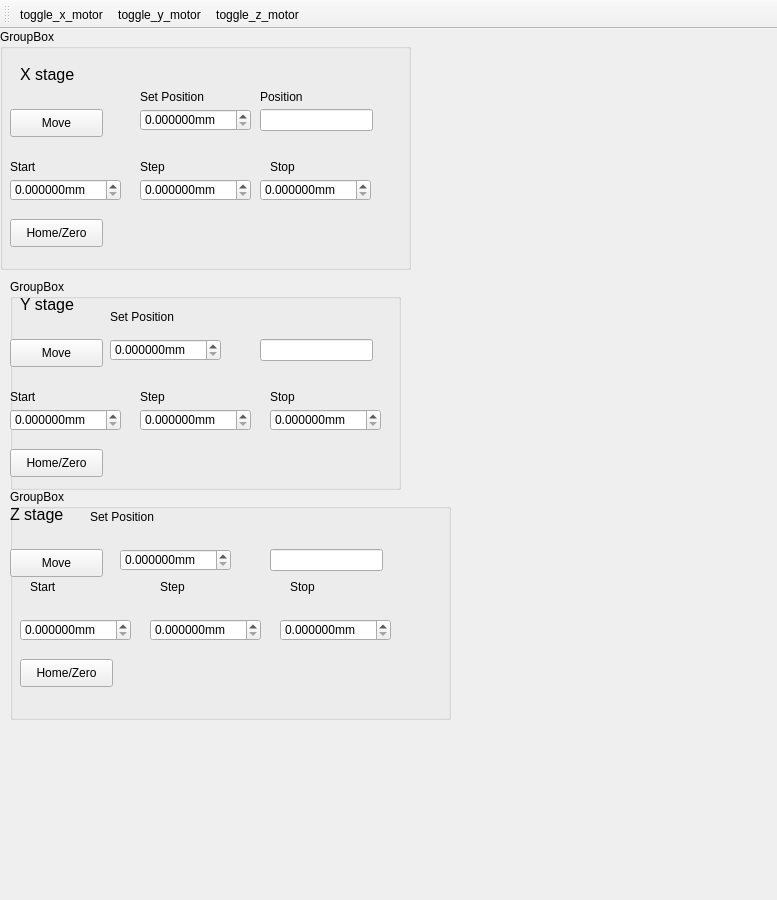
<?xml version="1.0" encoding="UTF-8"?>
<ui version="4.0">
 <class>MainWindow</class>
 <widget class="QMainWindow" name="MainWindow">
  <property name="geometry">
   <rect>
    <x>0</x>
    <y>0</y>
    <width>777</width>
    <height>900</height>
   </rect>
  </property>
  <property name="windowTitle">
   <string>MainWindow</string>
  </property>
  <widget class="QWidget" name="centralwidget">
   <widget class="QGroupBox" name="groupBox">
    <property name="geometry">
     <rect>
      <x>0</x>
      <y>0</y>
      <width>411</width>
      <height>241</height>
     </rect>
    </property>
    <property name="title">
     <string>GroupBox</string>
    </property>
    <widget class="QDoubleSpinBox" name="x_Set_Position_doubleSpinBox">
     <property name="geometry">
      <rect>
       <x>140</x>
       <y>80</y>
       <width>111</width>
       <height>22</height>
      </rect>
     </property>
     <property name="suffix">
      <string>mm</string>
     </property>
     <property name="decimals">
      <number>6</number>
     </property>
     <property name="maximum">
      <double>25.000000000000000</double>
     </property>
    </widget>
    <widget class="QLabel" name="label_4">
     <property name="geometry">
      <rect>
       <x>140</x>
       <y>60</y>
       <width>71</width>
       <height>16</height>
      </rect>
     </property>
     <property name="text">
      <string>Set Position</string>
     </property>
    </widget>
    <widget class="QLabel" name="label">
     <property name="geometry">
      <rect>
       <x>20</x>
       <y>30</y>
       <width>151</width>
       <height>31</height>
      </rect>
     </property>
     <property name="font">
      <font>
       <pointsize>12</pointsize>
      </font>
     </property>
     <property name="text">
      <string>X stage</string>
     </property>
    </widget>
    <widget class="QPushButton" name="x_Home_PushButton">
     <property name="geometry">
      <rect>
       <x>10</x>
       <y>190</y>
       <width>93</width>
       <height>28</height>
      </rect>
     </property>
     <property name="text">
      <string>Home/Zero</string>
     </property>
    </widget>
    <widget class="QLabel" name="label_7">
     <property name="geometry">
      <rect>
       <x>260</x>
       <y>60</y>
       <width>71</width>
       <height>16</height>
      </rect>
     </property>
     <property name="text">
      <string>Position</string>
     </property>
    </widget>
    <widget class="QLineEdit" name="x_Position_lineEdit">
     <property name="geometry">
      <rect>
       <x>260</x>
       <y>80</y>
       <width>113</width>
       <height>22</height>
      </rect>
     </property>
     <property name="readOnly">
      <bool>true</bool>
     </property>
    </widget>
    <widget class="QDoubleSpinBox" name="x_Start_doubleSpinBox">
     <property name="geometry">
      <rect>
       <x>10</x>
       <y>150</y>
       <width>111</width>
       <height>22</height>
      </rect>
     </property>
     <property name="suffix">
      <string>mm</string>
     </property>
     <property name="decimals">
      <number>6</number>
     </property>
     <property name="maximum">
      <double>25.000000000000000</double>
     </property>
    </widget>
    <widget class="QDoubleSpinBox" name="x_Step_doubleSpinBox">
     <property name="geometry">
      <rect>
       <x>140</x>
       <y>150</y>
       <width>111</width>
       <height>22</height>
      </rect>
     </property>
     <property name="suffix">
      <string>mm</string>
     </property>
     <property name="decimals">
      <number>6</number>
     </property>
     <property name="maximum">
      <double>25.000000000000000</double>
     </property>
    </widget>
    <widget class="QDoubleSpinBox" name="x_Stop_doubleSpinBox">
     <property name="geometry">
      <rect>
       <x>260</x>
       <y>150</y>
       <width>111</width>
       <height>22</height>
      </rect>
     </property>
     <property name="suffix">
      <string>mm</string>
     </property>
     <property name="decimals">
      <number>6</number>
     </property>
     <property name="maximum">
      <double>25.000000000000000</double>
     </property>
    </widget>
    <widget class="QLabel" name="label_8">
     <property name="geometry">
      <rect>
       <x>10</x>
       <y>130</y>
       <width>71</width>
       <height>16</height>
      </rect>
     </property>
     <property name="text">
      <string>Start</string>
     </property>
    </widget>
    <widget class="QLabel" name="label_9">
     <property name="geometry">
      <rect>
       <x>140</x>
       <y>130</y>
       <width>71</width>
       <height>16</height>
      </rect>
     </property>
     <property name="text">
      <string>Step</string>
     </property>
    </widget>
    <widget class="QLabel" name="label_15">
     <property name="geometry">
      <rect>
       <x>270</x>
       <y>130</y>
       <width>71</width>
       <height>16</height>
      </rect>
     </property>
     <property name="text">
      <string>Stop</string>
     </property>
    </widget>
    <widget class="QPushButton" name="x_Move_PushButton">
     <property name="geometry">
      <rect>
       <x>10</x>
       <y>80</y>
       <width>93</width>
       <height>28</height>
      </rect>
     </property>
     <property name="text">
      <string>Move</string>
     </property>
    </widget>
   </widget>
   <widget class="QGroupBox" name="groupBox_2">
    <property name="geometry">
     <rect>
      <x>10</x>
      <y>250</y>
      <width>391</width>
      <height>211</height>
     </rect>
    </property>
    <property name="title">
     <string>GroupBox</string>
    </property>
    <widget class="QLabel" name="label_2">
     <property name="geometry">
      <rect>
       <x>10</x>
       <y>10</y>
       <width>151</width>
       <height>31</height>
      </rect>
     </property>
     <property name="font">
      <font>
       <pointsize>12</pointsize>
      </font>
     </property>
     <property name="text">
      <string>Y stage</string>
     </property>
    </widget>
    <widget class="QLabel" name="label_5">
     <property name="geometry">
      <rect>
       <x>100</x>
       <y>30</y>
       <width>71</width>
       <height>16</height>
      </rect>
     </property>
     <property name="text">
      <string>Set Position</string>
     </property>
    </widget>
    <widget class="QLabel" name="label_16">
     <property name="geometry">
      <rect>
       <x>260</x>
       <y>110</y>
       <width>71</width>
       <height>16</height>
      </rect>
     </property>
     <property name="text">
      <string>Stop</string>
     </property>
    </widget>
    <widget class="QLabel" name="label_17">
     <property name="geometry">
      <rect>
       <x>130</x>
       <y>110</y>
       <width>71</width>
       <height>16</height>
      </rect>
     </property>
     <property name="text">
      <string>Step</string>
     </property>
    </widget>
    <widget class="QLabel" name="label_18">
     <property name="geometry">
      <rect>
       <x>0</x>
       <y>110</y>
       <width>71</width>
       <height>16</height>
      </rect>
     </property>
     <property name="text">
      <string>Start</string>
     </property>
    </widget>
    <widget class="QPushButton" name="y_Home_PushButton">
     <property name="geometry">
      <rect>
       <x>0</x>
       <y>170</y>
       <width>93</width>
       <height>28</height>
      </rect>
     </property>
     <property name="text">
      <string>Home/Zero</string>
     </property>
    </widget>
    <widget class="QDoubleSpinBox" name="y_Step_doubleSpinBox">
     <property name="geometry">
      <rect>
       <x>130</x>
       <y>130</y>
       <width>111</width>
       <height>22</height>
      </rect>
     </property>
     <property name="suffix">
      <string>mm</string>
     </property>
     <property name="decimals">
      <number>6</number>
     </property>
     <property name="maximum">
      <double>25.000000000000000</double>
     </property>
    </widget>
    <widget class="QDoubleSpinBox" name="y_Stop_doubleSpinBox">
     <property name="geometry">
      <rect>
       <x>260</x>
       <y>130</y>
       <width>111</width>
       <height>22</height>
      </rect>
     </property>
     <property name="suffix">
      <string>mm</string>
     </property>
     <property name="decimals">
      <number>6</number>
     </property>
     <property name="maximum">
      <double>25.000000000000000</double>
     </property>
    </widget>
    <widget class="QDoubleSpinBox" name="y_Start_doubleSpinBox">
     <property name="geometry">
      <rect>
       <x>0</x>
       <y>130</y>
       <width>111</width>
       <height>22</height>
      </rect>
     </property>
     <property name="suffix">
      <string>mm</string>
     </property>
     <property name="decimals">
      <number>6</number>
     </property>
     <property name="maximum">
      <double>25.000000000000000</double>
     </property>
    </widget>
    <widget class="QDoubleSpinBox" name="y_Set_Position_doubleSpinBox">
     <property name="geometry">
      <rect>
       <x>100</x>
       <y>60</y>
       <width>111</width>
       <height>22</height>
      </rect>
     </property>
     <property name="suffix">
      <string>mm</string>
     </property>
     <property name="decimals">
      <number>6</number>
     </property>
     <property name="maximum">
      <double>25.000000000000000</double>
     </property>
    </widget>
    <widget class="QLineEdit" name="y_Position_lineEdit">
     <property name="geometry">
      <rect>
       <x>250</x>
       <y>60</y>
       <width>113</width>
       <height>22</height>
      </rect>
     </property>
     <property name="readOnly">
      <bool>true</bool>
     </property>
    </widget>
    <widget class="QPushButton" name="y_Move_PushButton">
     <property name="geometry">
      <rect>
       <x>0</x>
       <y>60</y>
       <width>93</width>
       <height>28</height>
      </rect>
     </property>
     <property name="text">
      <string>Move</string>
     </property>
    </widget>
   </widget>
   <widget class="QGroupBox" name="groupBox_3">
    <property name="geometry">
     <rect>
      <x>10</x>
      <y>460</y>
      <width>441</width>
      <height>231</height>
     </rect>
    </property>
    <property name="title">
     <string>GroupBox</string>
    </property>
    <widget class="QLabel" name="label_3">
     <property name="geometry">
      <rect>
       <x>0</x>
       <y>10</y>
       <width>151</width>
       <height>31</height>
      </rect>
     </property>
     <property name="font">
      <font>
       <pointsize>12</pointsize>
      </font>
     </property>
     <property name="text">
      <string>Z stage</string>
     </property>
    </widget>
    <widget class="QLabel" name="label_6">
     <property name="geometry">
      <rect>
       <x>80</x>
       <y>20</y>
       <width>71</width>
       <height>16</height>
      </rect>
     </property>
     <property name="text">
      <string>Set Position</string>
     </property>
    </widget>
    <widget class="QLabel" name="label_19">
     <property name="geometry">
      <rect>
       <x>150</x>
       <y>90</y>
       <width>71</width>
       <height>16</height>
      </rect>
     </property>
     <property name="text">
      <string>Step</string>
     </property>
    </widget>
    <widget class="QLabel" name="label_20">
     <property name="geometry">
      <rect>
       <x>280</x>
       <y>90</y>
       <width>71</width>
       <height>16</height>
      </rect>
     </property>
     <property name="text">
      <string>Stop</string>
     </property>
    </widget>
    <widget class="QLabel" name="label_21">
     <property name="geometry">
      <rect>
       <x>20</x>
       <y>90</y>
       <width>71</width>
       <height>16</height>
      </rect>
     </property>
     <property name="text">
      <string>Start</string>
     </property>
    </widget>
    <widget class="QPushButton" name="z_Home_PushButton">
     <property name="geometry">
      <rect>
       <x>10</x>
       <y>170</y>
       <width>93</width>
       <height>28</height>
      </rect>
     </property>
     <property name="text">
      <string>Home/Zero</string>
     </property>
    </widget>
    <widget class="QDoubleSpinBox" name="z_Step_doubleSpinBox">
     <property name="geometry">
      <rect>
       <x>140</x>
       <y>130</y>
       <width>111</width>
       <height>22</height>
      </rect>
     </property>
     <property name="suffix">
      <string>mm</string>
     </property>
     <property name="decimals">
      <number>6</number>
     </property>
     <property name="maximum">
      <double>25.000000000000000</double>
     </property>
    </widget>
    <widget class="QDoubleSpinBox" name="z_Set_Position_doubleSpinBox">
     <property name="geometry">
      <rect>
       <x>110</x>
       <y>60</y>
       <width>111</width>
       <height>22</height>
      </rect>
     </property>
     <property name="suffix">
      <string>mm</string>
     </property>
     <property name="decimals">
      <number>6</number>
     </property>
     <property name="maximum">
      <double>25.000000000000000</double>
     </property>
    </widget>
    <widget class="QLineEdit" name="z_Position_lineEdit">
     <property name="geometry">
      <rect>
       <x>260</x>
       <y>60</y>
       <width>113</width>
       <height>22</height>
      </rect>
     </property>
     <property name="readOnly">
      <bool>true</bool>
     </property>
    </widget>
    <widget class="QDoubleSpinBox" name="z_Stop_doubleSpinBox">
     <property name="geometry">
      <rect>
       <x>270</x>
       <y>130</y>
       <width>111</width>
       <height>22</height>
      </rect>
     </property>
     <property name="suffix">
      <string>mm</string>
     </property>
     <property name="decimals">
      <number>6</number>
     </property>
     <property name="maximum">
      <double>25.000000000000000</double>
     </property>
    </widget>
    <widget class="QDoubleSpinBox" name="z_Start_doubleSpinBox">
     <property name="geometry">
      <rect>
       <x>10</x>
       <y>130</y>
       <width>111</width>
       <height>22</height>
      </rect>
     </property>
     <property name="suffix">
      <string>mm</string>
     </property>
     <property name="decimals">
      <number>6</number>
     </property>
     <property name="maximum">
      <double>25.000000000000000</double>
     </property>
    </widget>
    <widget class="QPushButton" name="z_Move_PushButton">
     <property name="geometry">
      <rect>
       <x>0</x>
       <y>60</y>
       <width>93</width>
       <height>28</height>
      </rect>
     </property>
     <property name="text">
      <string>Move</string>
     </property>
    </widget>
   </widget>
  </widget>
  <widget class="QMenuBar" name="menubar">
   <property name="geometry">
    <rect>
     <x>0</x>
     <y>0</y>
     <width>777</width>
     <height>26</height>
    </rect>
   </property>
  </widget>
  <widget class="QToolBar" name="toolBar">
   <property name="windowTitle">
    <string>toolBar</string>
   </property>
   <attribute name="toolBarArea">
    <enum>TopToolBarArea</enum>
   </attribute>
   <attribute name="toolBarBreak">
    <bool>false</bool>
   </attribute>
   <addaction name="action_toggle_x_motor"/>
   <addaction name="action_toggle_y_motor"/>
   <addaction name="action_toggle_z_motor"/>
  </widget>
  <action name="action_toggle_x_motor">
   <property name="checkable">
    <bool>true</bool>
   </property>
   <property name="icon">
    <iconset>
     <normaloff>../../artwork/icons/oxygen/22x22/media-playback-start.png</normaloff>
     <normalon>../../artwork/icons/oxygen/22x22/media-playback-stop.png</normalon>../../artwork/icons/oxygen/22x22/media-playback-start.png</iconset>
   </property>
   <property name="text">
    <string>toggle_x_motor</string>
   </property>
  </action>
  <action name="action_toggle_y_motor">
   <property name="checkable">
    <bool>true</bool>
   </property>
   <property name="icon">
    <iconset>
     <normaloff>../../artwork/icons/oxygen/22x22/media-playback-start.png</normaloff>
     <normalon>../../artwork/icons/oxygen/22x22/media-playback-stop.png</normalon>../../artwork/icons/oxygen/22x22/media-playback-start.png</iconset>
   </property>
   <property name="text">
    <string>toggle_y_motor</string>
   </property>
  </action>
  <action name="action_toggle_z_motor">
   <property name="checkable">
    <bool>true</bool>
   </property>
   <property name="icon">
    <iconset>
     <normaloff>../../artwork/icons/oxygen/22x22/media-playback-start.png</normaloff>
     <normalon>../../artwork/icons/oxygen/22x22/media-playback-stop.png</normalon>../../artwork/icons/oxygen/22x22/media-playback-start.png</iconset>
   </property>
   <property name="text">
    <string>toggle_z_motor</string>
   </property>
   <property name="toolTip">
    <string>toggle_z_motor</string>
   </property>
  </action>
 </widget>
 <resources/>
 <connections/>
</ui>
